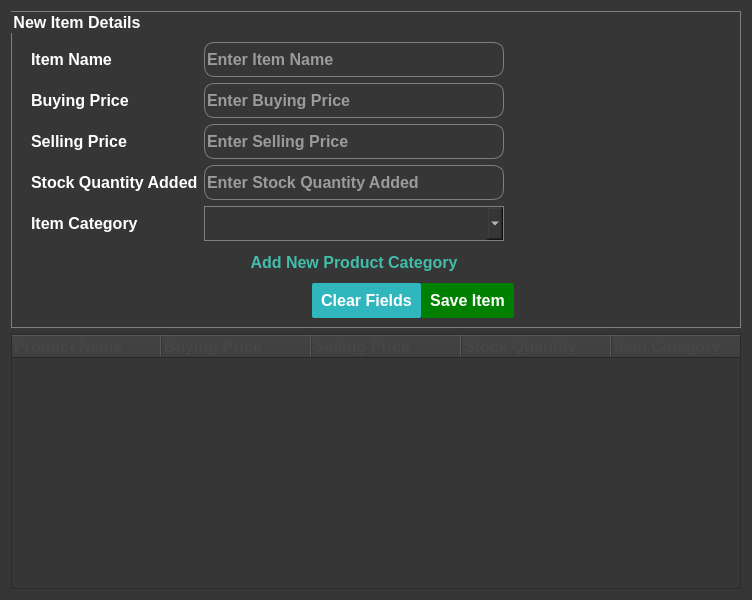
<?xml version="1.0" encoding="UTF-8"?>
<ui version="4.0">
 <class>NewItemForm</class>
 <widget class="QWidget" name="NewItemForm">
  <property name="geometry">
   <rect>
    <x>0</x>
    <y>0</y>
    <width>748</width>
    <height>600</height>
   </rect>
  </property>
  <property name="minimumSize">
   <size>
    <width>0</width>
    <height>600</height>
   </size>
  </property>
  <property name="windowTitle">
   <string>New Item Window</string>
  </property>
  <property name="styleSheet">
   <string notr="true">*{
background-color:rgba(54,54,54);
color: white;
font: 12pt ;
font-weight:bold;
}
QGroupBox{
border:1px solid grey;}

</string>
  </property>
  <layout class="QVBoxLayout" name="verticalLayout">
   <item>
    <widget class="QGroupBox" name="groupBox">
     <property name="minimumSize">
      <size>
       <width>600</width>
       <height>300</height>
      </size>
     </property>
     <property name="styleSheet">
      <string notr="true">QLineEdit{
border:1px solid grey;
border-radius:10px;
font: 12pt ;
font-weight:bold;
}
QComboBox{
border:1px solid grey;
font: 12pt ;
}
QPushButton#newProductCategoryBtn{
background-color:Transparent;
color: rgb(66, 189, 169);
}
QPushButton#newProductCategoryBtn:hover{
color:orange;
border:1px solid white;
}
QPushButton#newProductCategoryBtn:pressed{
color: rgb(147, 69, 13);
border:2px solid  rgb(147, 69, 13);
}
QPushButton#saveItemBtn{
background-color:green;
border-radius:2px;
}
QPushButton#saveItemBtn:hover{
border:2px solid white;
}
QPushButton#saveItemBtn:pressed{
border:2px solid orange;
}
QPushButton#clearFieldsBtn{
background-color:#30b7be;
border-radius:2px;
}
QPushButton#clearFieldsBtn:hover{
border:2px solid white;
}
QPushButton#clearFieldsBtn:pressed{
border:2px solid red;
}
</string>
     </property>
     <property name="title">
      <string>New Item Details</string>
     </property>
     <layout class="QHBoxLayout" name="horizontalLayout_2">
      <property name="topMargin">
       <number>20</number>
      </property>
      <item>
       <layout class="QVBoxLayout" name="verticalLayout_2">
        <item>
         <layout class="QFormLayout" name="formLayout">
          <property name="leftMargin">
           <number>10</number>
          </property>
          <property name="topMargin">
           <number>10</number>
          </property>
          <property name="rightMargin">
           <number>10</number>
          </property>
          <item row="0" column="0">
           <widget class="QLabel" name="label">
            <property name="minimumSize">
             <size>
              <width>120</width>
              <height>30</height>
             </size>
            </property>
            <property name="text">
             <string>Item Name</string>
            </property>
           </widget>
          </item>
          <item row="0" column="1">
           <widget class="QLineEdit" name="itemNameineEdit">
            <property name="minimumSize">
             <size>
              <width>300</width>
              <height>35</height>
             </size>
            </property>
            <property name="placeholderText">
             <string>Enter Item Name</string>
            </property>
           </widget>
          </item>
          <item row="1" column="0">
           <widget class="QLabel" name="label_2">
            <property name="minimumSize">
             <size>
              <width>120</width>
              <height>30</height>
             </size>
            </property>
            <property name="text">
             <string>Buying Price</string>
            </property>
           </widget>
          </item>
          <item row="1" column="1">
           <widget class="QLineEdit" name="bpLineEdit">
            <property name="minimumSize">
             <size>
              <width>300</width>
              <height>35</height>
             </size>
            </property>
            <property name="placeholderText">
             <string>Enter Buying Price</string>
            </property>
           </widget>
          </item>
          <item row="2" column="0">
           <widget class="QLabel" name="label_3">
            <property name="minimumSize">
             <size>
              <width>120</width>
              <height>30</height>
             </size>
            </property>
            <property name="text">
             <string>Selling Price</string>
            </property>
           </widget>
          </item>
          <item row="2" column="1">
           <widget class="QLineEdit" name="splineEdit">
            <property name="minimumSize">
             <size>
              <width>300</width>
              <height>35</height>
             </size>
            </property>
            <property name="placeholderText">
             <string>Enter Selling Price</string>
            </property>
           </widget>
          </item>
          <item row="3" column="0">
           <widget class="QLabel" name="label_4">
            <property name="minimumSize">
             <size>
              <width>130</width>
              <height>30</height>
             </size>
            </property>
            <property name="text">
             <string>Stock Quantity Added</string>
            </property>
           </widget>
          </item>
          <item row="3" column="1">
           <widget class="QLineEdit" name="stockLineEdit">
            <property name="minimumSize">
             <size>
              <width>300</width>
              <height>35</height>
             </size>
            </property>
            <property name="placeholderText">
             <string>Enter Stock Quantity Added</string>
            </property>
           </widget>
          </item>
          <item row="4" column="0">
           <widget class="QLabel" name="label_5">
            <property name="minimumSize">
             <size>
              <width>120</width>
              <height>30</height>
             </size>
            </property>
            <property name="text">
             <string>Item Category</string>
            </property>
           </widget>
          </item>
          <item row="4" column="1">
           <widget class="QComboBox" name="categoryCombobox">
            <property name="minimumSize">
             <size>
              <width>300</width>
              <height>35</height>
             </size>
            </property>
           </widget>
          </item>
          <item row="5" column="1">
           <widget class="QPushButton" name="newProductCategoryBtn">
            <property name="minimumSize">
             <size>
              <width>0</width>
              <height>30</height>
             </size>
            </property>
            <property name="text">
             <string>Add New Product Category</string>
            </property>
            <property name="flat">
             <bool>true</bool>
            </property>
           </widget>
          </item>
         </layout>
        </item>
        <item>
         <layout class="QHBoxLayout" name="horizontalLayout">
          <property name="spacing">
           <number>0</number>
          </property>
          <item>
           <spacer name="horizontalSpacer">
            <property name="orientation">
             <enum>Qt::Horizontal</enum>
            </property>
            <property name="sizeHint" stdset="0">
             <size>
              <width>40</width>
              <height>20</height>
             </size>
            </property>
           </spacer>
          </item>
          <item>
           <widget class="QPushButton" name="clearFieldsBtn">
            <property name="minimumSize">
             <size>
              <width>92</width>
              <height>35</height>
             </size>
            </property>
            <property name="text">
             <string>  Clear Fields  </string>
            </property>
           </widget>
          </item>
          <item>
           <widget class="QPushButton" name="saveItemBtn">
            <property name="minimumSize">
             <size>
              <width>80</width>
              <height>35</height>
             </size>
            </property>
            <property name="text">
             <string>  Save Item  </string>
            </property>
           </widget>
          </item>
         </layout>
        </item>
       </layout>
      </item>
      <item>
       <spacer name="horizontalSpacer_2">
        <property name="orientation">
         <enum>Qt::Horizontal</enum>
        </property>
        <property name="sizeHint" stdset="0">
         <size>
          <width>40</width>
          <height>20</height>
         </size>
        </property>
       </spacer>
      </item>
     </layout>
    </widget>
   </item>
   <item>
    <widget class="QTreeWidget" name="treeWidget">
     <property name="minimumSize">
      <size>
       <width>730</width>
       <height>0</height>
      </size>
     </property>
     <property name="styleSheet">
      <string notr="true">color: rgb(195, 195, 195);</string>
     </property>
     <attribute name="headerDefaultSectionSize">
      <number>150</number>
     </attribute>
     <column>
      <property name="text">
       <string>Product Name</string>
      </property>
      <property name="font">
       <font>
        <pointsize>12</pointsize>
       </font>
      </property>
      <property name="background">
       <color>
        <red>240</red>
        <green>240</green>
        <blue>240</blue>
       </color>
      </property>
      <property name="foreground">
       <brush brushstyle="SolidPattern">
        <color alpha="255">
         <red>70</red>
         <green>70</green>
         <blue>70</blue>
        </color>
       </brush>
      </property>
     </column>
     <column>
      <property name="text">
       <string>Buying Price</string>
      </property>
      <property name="font">
       <font>
        <pointsize>12</pointsize>
       </font>
      </property>
      <property name="background">
       <color>
        <red>240</red>
        <green>240</green>
        <blue>240</blue>
       </color>
      </property>
      <property name="foreground">
       <brush brushstyle="SolidPattern">
        <color alpha="255">
         <red>70</red>
         <green>70</green>
         <blue>70</blue>
        </color>
       </brush>
      </property>
     </column>
     <column>
      <property name="text">
       <string>Selling Price</string>
      </property>
      <property name="font">
       <font>
        <pointsize>12</pointsize>
       </font>
      </property>
      <property name="background">
       <color>
        <red>240</red>
        <green>240</green>
        <blue>240</blue>
       </color>
      </property>
      <property name="foreground">
       <brush brushstyle="SolidPattern">
        <color alpha="255">
         <red>70</red>
         <green>70</green>
         <blue>70</blue>
        </color>
       </brush>
      </property>
     </column>
     <column>
      <property name="text">
       <string>Stock Quantity</string>
      </property>
      <property name="font">
       <font>
        <pointsize>12</pointsize>
       </font>
      </property>
      <property name="background">
       <color>
        <red>240</red>
        <green>240</green>
        <blue>240</blue>
       </color>
      </property>
      <property name="foreground">
       <brush brushstyle="SolidPattern">
        <color alpha="255">
         <red>70</red>
         <green>70</green>
         <blue>70</blue>
        </color>
       </brush>
      </property>
     </column>
     <column>
      <property name="text">
       <string>Item Category</string>
      </property>
      <property name="font">
       <font>
        <pointsize>12</pointsize>
       </font>
      </property>
      <property name="background">
       <color>
        <red>240</red>
        <green>240</green>
        <blue>240</blue>
       </color>
      </property>
      <property name="foreground">
       <brush brushstyle="SolidPattern">
        <color alpha="255">
         <red>70</red>
         <green>70</green>
         <blue>70</blue>
        </color>
       </brush>
      </property>
     </column>
    </widget>
   </item>
  </layout>
 </widget>
 <resources/>
 <connections/>
</ui>
